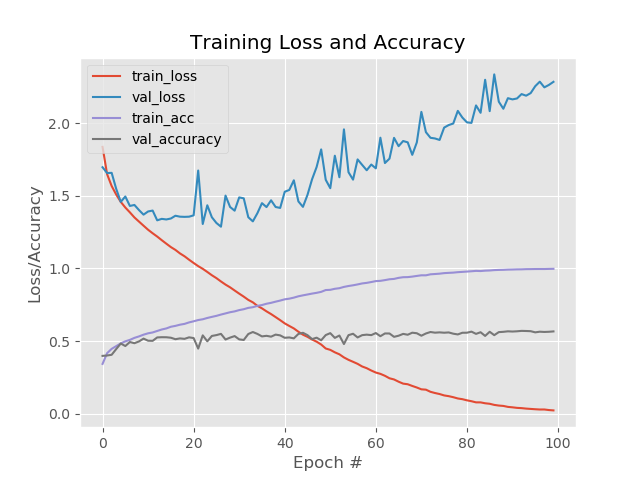

The script that drew this image:
#!/usr/bin/env python3
# -*- coding: utf-8 -*-
"""
Created on Fri Jan 24 21:15:24 2020

@author: j-bd
"""

import argparse
import logging

import matplotlib.pyplot as plt
import numpy as np
from sklearn.preprocessing import LabelBinarizer
from sklearn.metrics import classification_report
from keras.models import Sequential
from keras.layers.core import Dense
from keras.optimizers import SGD
from keras.datasets import cifar10

logging.basicConfig(format='%(levelname)s:%(message)s', level=logging.DEBUG)


def arguments_parser():
    '''Get the informations from the operator'''
    parser = argparse.ArgumentParser(
        prog="MNIST",
        usage='''%(prog)s [Neural Network Application]''',
        formatter_class=argparse.RawDescriptionHelpFormatter, description='''
        To lauch custom training execution:
        -------------------------------------
        python3 keras_mnist.py --output path/to/folder/file.png

        All arguments are mandatory.
        '''
    )
    parser.add_argument(
        "-o", "--output", required=True,
        help="path to the output loss/accuracy plot"
    )
    args = vars(parser.parse_args())
    return args

def nn_model():
    '''Define the structure of the neural network'''
    # define the 3072-1024-512-10 architecture using Keras
    model = Sequential()
    model.add(Dense(1024, input_shape=(3072,), activation="relu"))
    model.add(Dense(512, activation="relu"))
    model.add(Dense(10, activation="softmax"))
    sgd = SGD(0.01)
    model.compile(
        loss="categorical_crossentropy", optimizer=sgd, metrics=["accuracy"]
    )
    return model

def display_learning_evol(fit_dic, save_path):
    '''Plot the training loss and accuracy'''
    plt.style.use("ggplot")
    plt.figure()
    plt.plot(
        np.arange(0, len(fit_dic.history["loss"])), fit_dic.history["loss"],
        label="train_loss"
    )
    plt.plot(
        np.arange(0, len(fit_dic.history["val_loss"])),
        fit_dic.history["val_loss"], label="val_loss"
    )
    plt.plot(
        np.arange(0, len(fit_dic.history["accuracy"])),
        fit_dic.history["accuracy"], label="train_acc"
    )
    plt.plot(
        np.arange(0, len(fit_dic.history["val_accuracy"])),
        fit_dic.history["val_accuracy"], label="val_accuracy"
    )
    plt.title("Training Loss and Accuracy")
    plt.xlabel("Epoch #")
    plt.ylabel("Loss/Accuracy")
    plt.legend()
    plt.savefig(save_path)

def main():
    '''Launch the mains steps'''
    args = arguments_parser()

    # load the training and testing data, scale it into the range [0, 1],
    # then reshape the design matrix
    logging.info(" Loading CIFAR-10 data...")
    ((trainX, trainY), (testX, testY)) = cifar10.load_data()
    trainX = trainX.astype("float") / 255.0
    testX = testX.astype("float") / 255.0
    trainX = trainX.reshape((trainX.shape[0], 3072))
    testX = testX.reshape((testX.shape[0], 3072))

    # convert the labels from integers to vectors
    lb = LabelBinarizer()
    trainY = lb.fit_transform(trainY)
    testY = lb.transform(testY)
    # initialize the label names for the CIFAR-10 dataset
    labelNames = ["airplane", "automobile", "bird", "cat", "deer", "dog", "frog",
    "horse", "ship", "truck"]

    model = nn_model()

    logging.info(" Training network...")
    H = model.fit(
        trainX, trainY, validation_data=(testX, testY), epochs=100,
        batch_size=32
    )

    print("[INFO] evaluating network...")
    predictions = model.predict(testX, batch_size=32)
    print(classification_report(testY.argmax(axis=1),
    predictions.argmax(axis=1), target_names=labelNames))

    display_learning_evol(H, args["output"])

if __name__ == "__main__":
    main()
